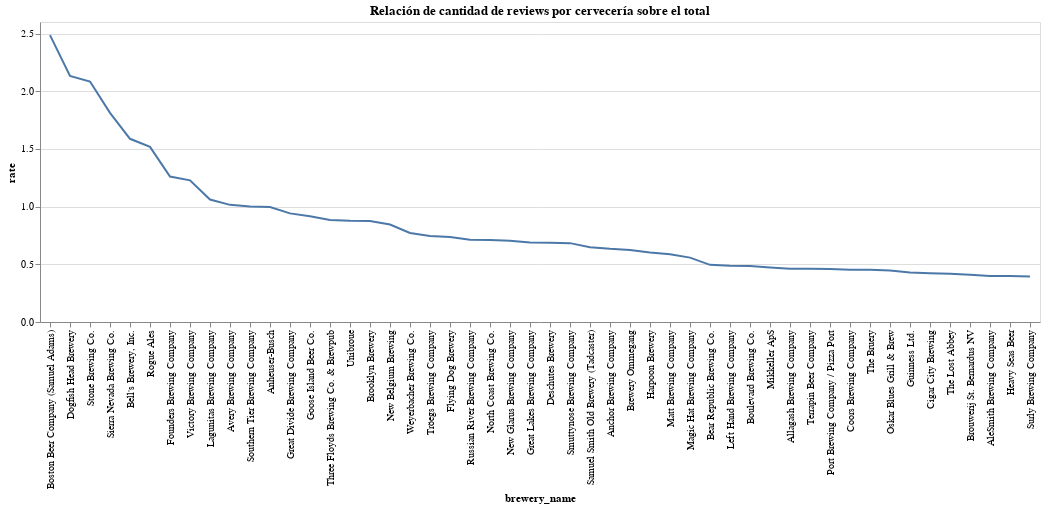

Here is the notebook cell this chart was saved with:
### Markdown cell above
# Exploramos un poco los datos

### Code cell
rate_of_reviews_by_brewery = (
  (
    100 * df.groupby('brewery_name').size() / len(df)
  )
  .reset_index()
  .rename(columns={0: 'rate'})
  .sort_values('rate', ascending=False)
)
rate_of_reviews_by_brewery

print(f"Hay {len(rate_of_reviews_by_brewery)} cervecerias distintas.")

alt.Chart(rate_of_reviews_by_brewery.iloc[:50]).mark_line().encode(
    x=alt.X('brewery_name', sort='-y'),
    y='rate',    
).properties(title='Relación de cantidad de reviews por cervecería sobre el total').interactive()

### Figure 1 — Vega-Lite specification as saved in the notebook (floating-point values rounded to 4 significant figures)
{"config": {"view": {"continuousWidth": 400, "continuousHeight": 300}}, "data": {"name": "data-3ab4c947b7a50505a72ce02b314c1841"}, "mark": "line", "encoding": {"x": {"type": "nominal", "field": "brewery_name", "sort": "-y"}, "y": {"type": "quantitative", "field": "rate"}}, "selection": {"selector001": {"type": "interval", "bind": "scales", "encodings": ["x", "y"]}}, "title": "Relación de cantidad de reviews por cervecería sobre el total", "$schema": "https://vega.github.io/schema/vega-lite/v4.8.1.json", "datasets": {"data-3ab4c947b7a50505a72ce02b314c1841": [{"brewery_name": "Boston Beer Company (Samuel Adams)", "rate": 2.486}, {"brewery_name": "Dogfish Head Brewery", "rate": 2.133}, {"brewery_name": "Stone Brewing Co.", "rate": 2.084}, {"brewery_name": "Sierra Nevada Brewing Co.", "rate": 1.812}, {"brewery_name": "Bell's Brewery, Inc.", "rate": 1.588}, {"brewery_name": "Rogue Ales", "rate": 1.518}, {"brewery_name": "Founders Brewing Company", "rate": 1.261}, {"brewery_name": "Victory Brewing Company", "rate": 1.228}, {"brewery_name": "Lagunitas Brewing Company", "rate": 1.061}, {"brewery_name": "Avery Brewing Company", "rate": 1.015}, {"brewery_name": "Southern Tier Brewing Company", "rate": 1.0}, {"brewery_name": "Anheuser-Busch", "rate": 0.9968}, {"brewery_name": "Great Divide Brewing Company", "rate": 0.9413}, {"brewery_name": "Goose Island Beer Co.", "rate": 0.916}, {"brewery_name": "Three Floyds Brewing Co. & Brewpub", "rate": 0.8848}, {"brewery_name": "Unibroue", "rate": 0.8774}, {"brewery_name": "Brooklyn Brewery", "rate": 0.8762}, {"brewery_name": "New Belgium Brewing", "rate": 0.8452}, {"brewery_name": "Weyerbacher Brewing Co.", "rate": 0.772}, {"brewery_name": "Tröegs Brewing Company", "rate": 0.7464}, {"brewery_name": "Flying Dog Brewery", "rate": 0.7372}, {"brewery_name": "Russian River Brewing Company", "rate": 0.7129}, {"brewery_name": "North Coast Brewing Co.", "rate": 0.7109}, {"brewery_name": "New Glarus Brewing Company", "rate": 0.7041}, {"brewery_name": "Great Lakes Brewing Company", "rate": 0.6897}, {"brewery_name": "Deschutes Brewery", "rate": 0.6858}, {"brewery_name": "Smuttynose Brewing Company", "rate": 0.6835}, {"brewery_name": "Samuel Smith Old Brewery (Tadcaster)", "rate": 0.6487}, {"brewery_name": "Anchor Brewing Company", "rate": 0.6342}, {"brewery_name": "Brewery Ommegang", "rate": 0.6242}, {"brewery_name": "Harpoon Brewery", "rate": 0.6018}, {"brewery_name": "Matt Brewing Company", "rate": 0.5864}, {"brewery_name": "Magic Hat Brewing Company", "rate": 0.558}, {"brewery_name": "Bear Republic Brewing Co.", "rate": 0.4955}, {"brewery_name": "Left Hand Brewing Company", "rate": 0.4864}, {"brewery_name": "Boulevard Brewing Co.", "rate": 0.4844}, {"brewery_name": "Mikkeller ApS", "rate": 0.4718}, {"brewery_name": "Allagash Brewing Company", "rate": 0.4614}, {"brewery_name": "Terrapin Beer Company", "rate": 0.4608}, {"brewery_name": "Port Brewing Company / Pizza Port", "rate": 0.46}, {"brewery_name": "Coors Brewing Company", "rate": 0.4537}, {"brewery_name": "The Bruery", "rate": 0.4523}, {"brewery_name": "Oskar Blues Grill & Brew", "rate": 0.4464}, {"brewery_name": "Guinness Ltd.", "rate": 0.4295}, {"brewery_name": "Cigar City Brewing", "rate": 0.4228}, {"brewery_name": "The Lost Abbey", "rate": 0.419}, {"brewery_name": "Brouwerij St. Bernardus NV", "rate": 0.409}, {"brewery_name": "AleSmith Brewing Company", "rate": 0.3979}, {"brewery_name": "Heavy Seas Beer", "rate": 0.3977}, {"brewery_name": "Surly Brewing Company", "rate": 0.3952}]}}
